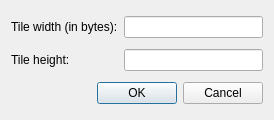
<?xml version="1.0" encoding="UTF-8"?>
<ui version="4.0">
 <class>Dialog</class>
 <widget class="QDialog" name="Dialog">
  <property name="geometry">
   <rect>
    <x>0</x>
    <y>0</y>
    <width>274</width>
    <height>120</height>
   </rect>
  </property>
  <property name="windowTitle">
   <string>Set tile size</string>
  </property>
  <layout class="QGridLayout" name="gridLayout">
   <item row="0" column="0">
    <widget class="QLabel" name="label">
     <property name="text">
      <string>Tile width (in bytes):</string>
     </property>
    </widget>
   </item>
   <item row="0" column="1">
    <widget class="QLineEdit" name="dlg_tile_width">
     <property name="inputMask">
      <string>000; </string>
     </property>
    </widget>
   </item>
   <item row="1" column="0">
    <widget class="QLabel" name="label_2">
     <property name="text">
      <string>Tile height:</string>
     </property>
    </widget>
   </item>
   <item row="1" column="1">
    <widget class="QLineEdit" name="dlg_tile_height">
     <property name="inputMask">
      <string>000; </string>
     </property>
    </widget>
   </item>
   <item row="3" column="0" colspan="2">
    <widget class="QDialogButtonBox" name="buttonBox">
     <property name="orientation">
      <enum>Qt::Horizontal</enum>
     </property>
     <property name="standardButtons">
      <set>QDialogButtonBox::Cancel|QDialogButtonBox::Ok</set>
     </property>
    </widget>
   </item>
  </layout>
 </widget>
 <resources/>
 <connections>
  <connection>
   <sender>buttonBox</sender>
   <signal>accepted()</signal>
   <receiver>Dialog</receiver>
   <slot>accept()</slot>
   <hints>
    <hint type="sourcelabel">
     <x>248</x>
     <y>254</y>
    </hint>
    <hint type="destinationlabel">
     <x>157</x>
     <y>274</y>
    </hint>
   </hints>
  </connection>
  <connection>
   <sender>buttonBox</sender>
   <signal>rejected()</signal>
   <receiver>Dialog</receiver>
   <slot>reject()</slot>
   <hints>
    <hint type="sourcelabel">
     <x>316</x>
     <y>260</y>
    </hint>
    <hint type="destinationlabel">
     <x>286</x>
     <y>274</y>
    </hint>
   </hints>
  </connection>
 </connections>
</ui>
